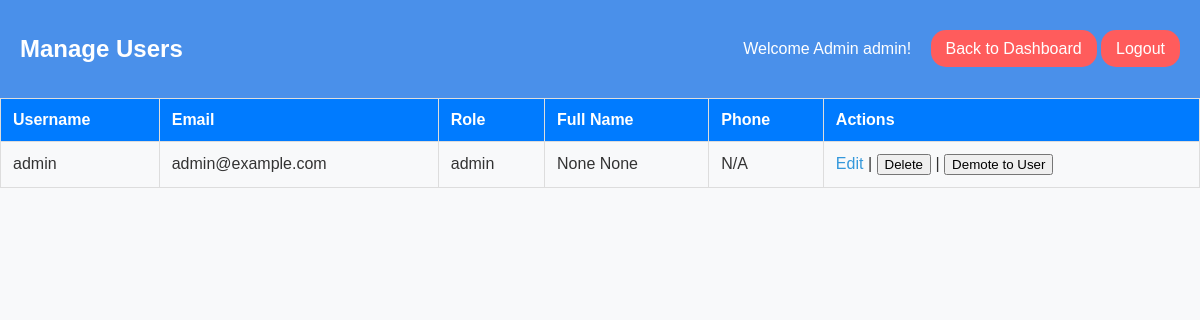
/manage_users (signed in), run on an earlier commit of the app's database.
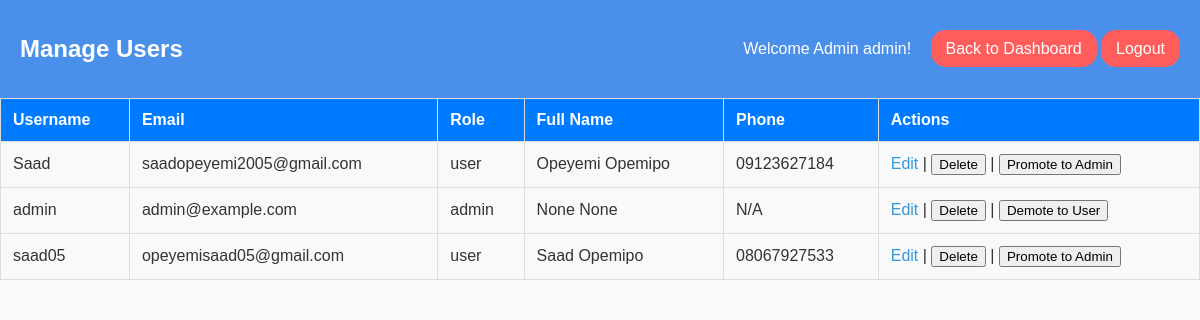
And on a later commit of the database.
### app.py (models this page shows)
class User(db.Model, UserMixin):
    id = db.Column(db.Integer, primary_key=True)
    email = db.Column(db.String(150), unique=True, nullable=False)
    username = db.Column(db.String(150), unique=True, nullable=False)
    password = db.Column(db.String(150), nullable=False)
    role = db.Column(db.String(50), nullable=False, default="user")
    projects = db.relationship('Project', backref='owner', lazy=True)
    first_name = db.Column(db.String(150), nullable=True)
    last_name = db.Column(db.String(150), nullable=True)
    phone = db.Column(db.String(20), nullable=True)

### app.py (the view)
@app.route('/manage_users')
@login_required
def manage_users():
    if not is_admin():
        flash("Access denied: Admins only.", "danger")
        return redirect(url_for('manage_users.html'))
    users = User.query.order_by(User.username).all()
    return render_template('manage_users.html', users=users)

### app.py (called while the page is built)
@login_manager.user_loader
def load_user(user_id):
    return User.query.get(int(user_id))

def is_admin():
    return current_user.is_authenticated and current_user.role == "admin"

### templates/manage_users.html (shortened to what this page needs)
<!DOCTYPE html>
<html lang="en">
<head>
    <link rel="stylesheet" href="{{ url_for('static', filename='admin_dashboard.css') }}">
</head>
<body>
    <nav>
        <h1>Manage Users</h1>
        <div>
            <span>Welcome Admin {{ current_user.username }}!</span>
            <a href="{{ url_for('dashboard') }}" class="logout-btn">Back to Dashboard</a>
            <a href="{{ url_for('logout') }}" class="logout-btn">Logout</a>
        </div>
    </nav>
    <main>
        <table class="admin-table">
            <thead>
                <tr>
                    <th>Username</th>
                    <th>Email</th>
                    <th>Role</th>
                    <th>Full Name</th>
                    <th>Phone</th>
                    <th>Actions</th>
                </tr>
            </thead>
            <tbody>
                {% for user in users %}
                <tr>
                    <td>{{ user.username }}</td>
                    <td>{{ user.email }}</td>
                    <td>{{ user.role }}</td>
                    <td>{{ user.first_name }} {{ user.last_name }}</td>
                    <td>{{ user.phone or 'N/A' }}</td>
                    <td>
                        <a href="{{ url_for('edit_user', user_id=user.id) }}">Edit</a> |
                        <form action="{{ url_for('delete_user', user_id=user.id) }}" method="POST" style="display:inline;">
                            <button type="submit" onclick="return confirm('Are you sure you want to delete this user?');">Delete</button>
                        </form> |
                        <form action="{{ url_for('toggle_role', user_id=user.id) }}" method="POST" style="display:inline;">
                            <button type="submit">
                                {% if user.role == 'admin' %}Demote to User{% else %}Promote to Admin{% endif %}
                            </button>
                        </form>
                    </td>
                </tr>
                {% endfor %}
            </tbody>
        </table>
    </main>
</body>
</html>

### static/admin_dashboard.css (style rules this page uses)
body { font-family: Arial, Helvetica, sans-serif; background-color: #f8f9fa; margin: 0; padding: 0; color: #333; }
nav { background-color: #4a90ea; color: #fff; padding: 15px 20px; display: flex; justify-content: space-between; align-items: center; }
span { margin-right: 15px; }
.logout-btn { background-color: #ff5c5c; color: #fff; border-radius: 15px; padding: 10px 15px; text-decoration: none; }
.admin-table { width: 100%; border-collapse: collapse; margin-bottom: 40px; font-family: Arial, sans-serif; }
.admin-table th, .admin-table td { border: 1px solid #ddd; padding: 12px; text-align: left; }
.admin-table th { background-color: #007bff; color: #fff; }
.admin-table tr:nth-child(even) { background-color: #f9f9f9; }
.admin-table a { color: #3498db; text-decoration: none; }

What changed in the data, as far as the page shows it:
added User: username "Saad", email "saadopeyemi2005@gmail.com", role "user", first_name "Opeyemi", last_name "Opemipo", phone "09123627184", shows "Promote to Admin"
added User: username "saad05", email "opeyemisaad05@gmail.com", role "user", first_name "Saad", last_name "Opemipo", phone "08067927533", shows "Promote to Admin"
